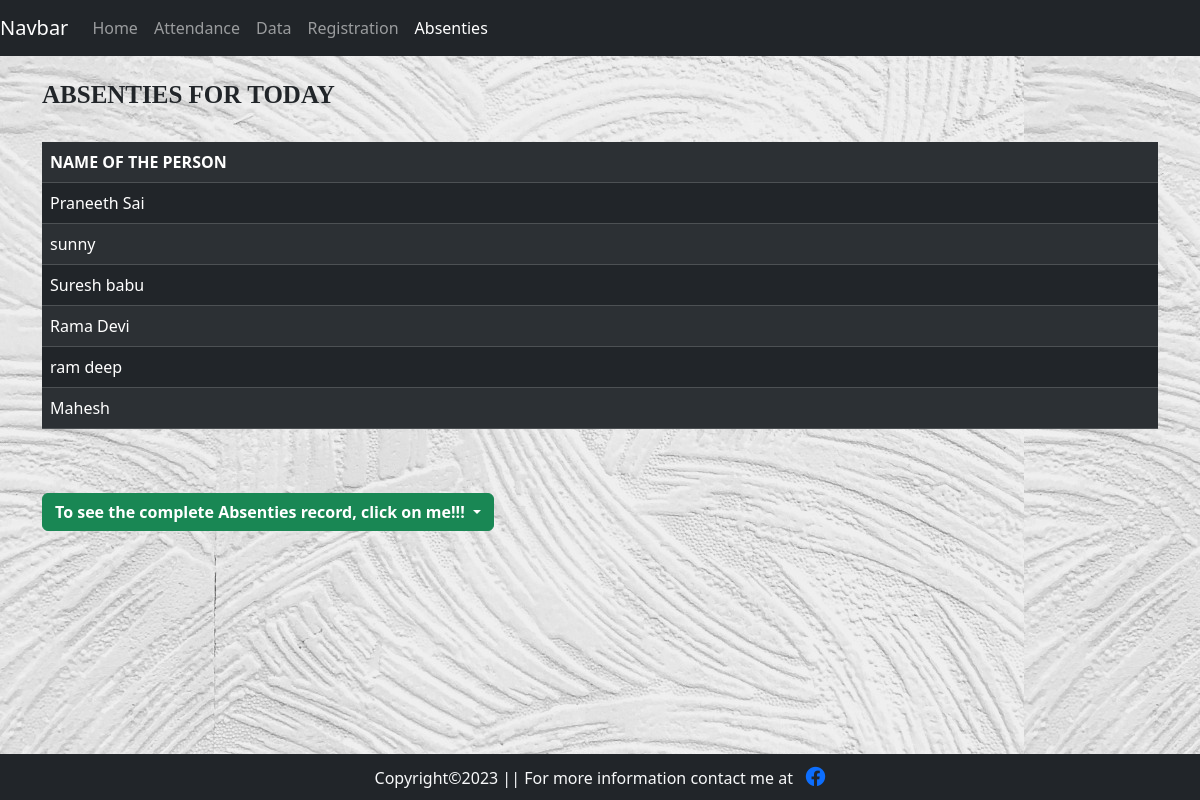
/absenties, run on the app's committed database.
### home/models.py (models this page shows, shortened)
class Attendance(models.Model):
    nam = models.CharField(max_length=30)
    phon = models.CharField(max_length=12)
    emaill = models.CharField(max_length=20)
    image = models.CharField(max_length=1000)

### home/views.py (the view)
# urls.py: path('absenties', views.absenties, name='absenties'),
def absenties(request):
    dati = timezone.now().date()
    attended = User.objects.filter(date=dati)
    present_names = set(attended.values_list('name', flat=True))
    absent_students = Attendance.objects.exclude(nam__in=present_names)
    absent_students_set = set(absent_students.values_list('nam', flat=True))
    for i in absent_students_set:
        if  not Absentie.objects.filter(namee=i,dat=dati).exists():
         stu= Absentie.objects.create(namee=i, dat=dati)
         stu.save()
    for j in present_names:
        Absentie.objects.filter(Q(namee=j, dat=dati)).delete()
    context = {'absent_students': absent_students}
    return render(request, 'absenties.html', context)

### templates/absenties.html (shortened to what this page needs)
<!doctype html>
{% load static %}
<html lang="en">
<head>
  <link href="https://cdn.jsdelivr.net/npm/bootstrap@5.3.1/dist/css/bootstrap.min.css" rel="stylesheet"
>
    <link rel="stylesheet" href="https://cdnjs.cloudflare.com/ajax/libs/font-awesome/6.4.0/css/all.min.css"
integrity="sha512-iecdLmaskl7CVkqkXNQ/ZH/XLlvWZOJyj7Yy7tcenmpD1ypASozpmT/E0iPtmFIB46ZmdtAc9eNBvH0H/ZpiBw=="
crossorigin="anonymous" />
</head>
<body style="background-image: url('{% static '/background1.jpg' %}');">
  <nav class="navbar navbar-expand-lg navbar-dark bg-dark" mt-10>
      <a class="navbar-brand" href="#">Navbar</a>
      <div class="collapse navbar-collapse" id="navbarSupportedContent">
        <ul class="navbar-nav me-auto mb-2 mb-lg-0">
          <li class="nav-item">
            <a class="nav-link " aria-current="page" href="/">Home</a>
          </li>
          <li class="nav-item">
            <a class="nav-link" href="/attendance">Attendance</a>
          </li>
          <li class="nav-item">
            <a class="nav-link" href="/storage">Data</a>
          </li>
          <li class="nav-item">
            <a class="nav-link  " href="/register">Registration</a>
          </li>
          <li class="nav-item">
            <a class="nav-link active " href="/absenties">Absenties</a>
          </li>
        </ul>
      </div>
  </nav>
  <div class='container'>
    <br>
    <h1 style="font-family: 'Times New Roman', Times, serif; font-size: 25px;"><strong>ABSENTIES FOR TODAY</strong></h1>
    <br>
    <table class="table table-dark table-striped" style="font-family: "Times New Roman", Times, serif;" >
      <tr>
          <th>NAME OF THE PERSON</th>
      </tr>
      {% for student in absent_students %}
          <tr>
              <td>{{ student.nam }}</td>
          </tr>
      {% endfor %}
  </table>
  <br>
  <br>
  <div class="dropdown">
    <button type="button" class="btn btn-success dropdown-toggle" data-bs-toggle="dropdown" style="font-family: "Times New Roman", Times, serif;" aria-expanded="false">
     <strong> To see the complete Absenties record, click on me!!!</strong>
    </button>
  </div>
  </div>
  <footer>
    <p  class="text-center bg-dark text-light fixed-bottom my-0 py-2">Copyright&copy;2023 || For more information contact me at &nbsp;   <a href="https://www.facebook.com/profile.php?id=100009725612850" target="_blank" style="font-size: 20px;" ><i class="fa-brands fa-facebook" ></i></a></p>
  </footer>
</body>
</html>

### data on the page
Attendance: nam "Praneeth Sai"
Attendance: nam "sunny"
Attendance: nam "Suresh babu"
Attendance: nam "Rama Devi"
Attendance: nam "ram deep"
Attendance: nam "Mahesh"
